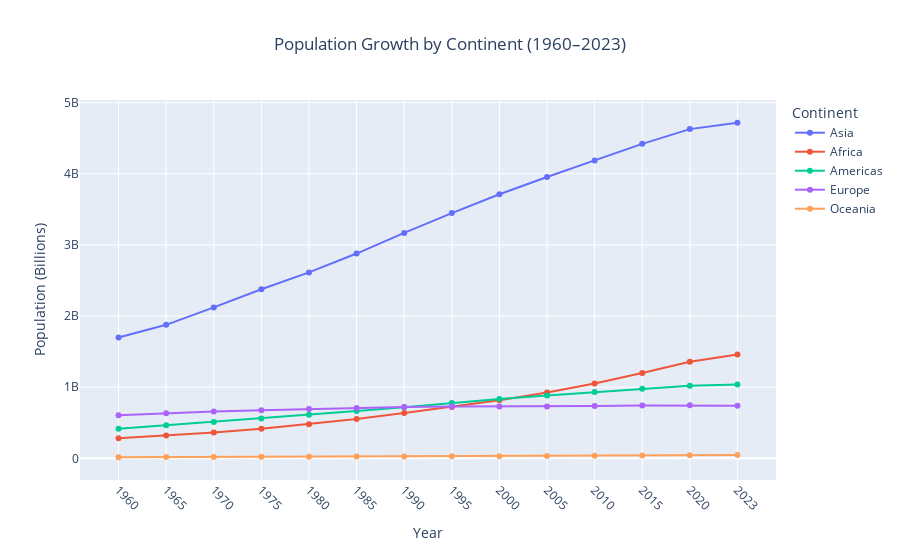

The notebook cell this image was saved under:
### Code cell
# Plot population growth by continent (1960–2023)
fig = px.line(
    pop_by_continent_df,
    title='Population Growth by Continent (1960–2023)',
    labels={
        'value': 'Population (Billions)',
        'variable': 'Continent',
        'index': 'Year'
    },
    markers=True
)

# Adjust layout for readability
fig.update_layout(
    xaxis_tickangle=45,
    title={'text': "Population Growth by Continent (1960–2023)", 'x': 0.5},
    hovermode="closest"
)

# Customize marker and line appearance
fig.update_traces(mode="markers+lines", hovertemplate=None)

# Show the plot
fig.show()

### Figure 1 — Plotly figure (JSON) as saved in the notebook; plotly's stock layout.template omitted (floating-point values rounded to 4 significant figures)
{"data": [{"legendgroup": "Asia", "line": {"color": "#636efa", "dash": "solid"}, "marker": {"symbol": "circle"}, "mode": "markers+lines", "name": "Asia", "orientation": "v", "showlegend": true, "type": "scatter", "x": ["1960", "1965", "1970", "1975", "1980", "1985", "1990", "1995", "2000", "2005", "2010", "2015", "2020", "2023"], "xaxis": "x", "y": [1697883486, 1876761864, 2121970398, 2377138010, 2613714918, 2878609266, 3168955339, 3447662245, 3711515690, 3955195061, 4187521276, 4420325343, 4627533064, 4716962548], "yaxis": "y"}, {"legendgroup": "Africa", "line": {"color": "#EF553B", "dash": "solid"}, "marker": {"symbol": "circle"}, "mode": "markers+lines", "name": "Africa", "orientation": "v", "showlegend": true, "type": "scatter", "x": ["1960", "1965", "1970", "1975", "1980", "1985", "1990", "1995", "2000", "2005", "2010", "2015", "2020", "2023"], "xaxis": "x", "y": [283855842, 320926285, 364853775, 416928015, 480824842, 554820374, 637187385, 723228847, 817703032, 926499759, 1053677291, 1199402483, 1358813474, 1458544005], "yaxis": "y"}, {"legendgroup": "Americas", "line": {"color": "#00cc96", "dash": "solid"}, "marker": {"symbol": "circle"}, "mode": "markers+lines", "name": "Americas", "orientation": "v", "showlegend": true, "type": "scatter", "x": ["1960", "1965", "1970", "1975", "1980", "1985", "1990", "1995", "2000", "2005", "2010", "2015", "2020", "2023"], "xaxis": "x", "y": [417799882, 465528485, 512256412, 561467975, 613296717, 665127945, 719026592, 778027148, 834247323, 884619952, 932328936, 977954952, 1020208857, 1039288309], "yaxis": "y"}, {"legendgroup": "Europe", "line": {"color": "#ab63fa", "dash": "solid"}, "marker": {"symbol": "circle"}, "mode": "markers+lines", "name": "Europe", "orientation": "v", "showlegend": true, "type": "scatter", "x": ["1960", "1965", "1970", "1975", "1980", "1985", "1990", "1995", "2000", "2005", "2010", "2015", "2020", "2023"], "xaxis": "x", "y": [605471969, 634787918, 657234854, 676959041, 694047545, 707787020, 721398345, 727807872, 727612790, 729973458, 736154332, 742735676, 747238714, 741116106], "yaxis": "y"}, {"legendgroup": "Oceania", "line": {"color": "#FFA15A", "dash": "solid"}, "marker": {"symbol": "circle"}, "mode": "markers+lines", "name": "Oceania", "orientation": "v", "showlegend": true, "type": "scatter", "x": ["1960", "1965", "1970", "1975", "1980", "1985", "1990", "1995", "2000", "2005", "2010", "2015", "2020", "2023"], "xaxis": "x", "y": [15804492, 17588556, 19343147, 21492652, 22828851, 24646630, 26652214, 28864742, 31193384, 33776383, 37074499, 40371102, 43893914, 45712777], "yaxis": "y"}], "layout": {"autosize": true, "hovermode": "closest", "legend": {"title": {"text": "Continent"}, "tracegroupgap": 0}, "title": {"text": "Population Growth by Continent (1960–2023)", "x": 0.5}, "xaxis": {"anchor": "y", "autorange": true, "domain": [0, 1], "range": [-0.7906, 13.79], "tickangle": 45, "title": {"text": "Year"}, "type": "category"}, "yaxis": {"anchor": "x", "autorange": true, "domain": [0, 1], "range": [-372200000.0, 5105000000.0], "title": {"text": "Population (Billions)"}, "type": "linear"}}}
